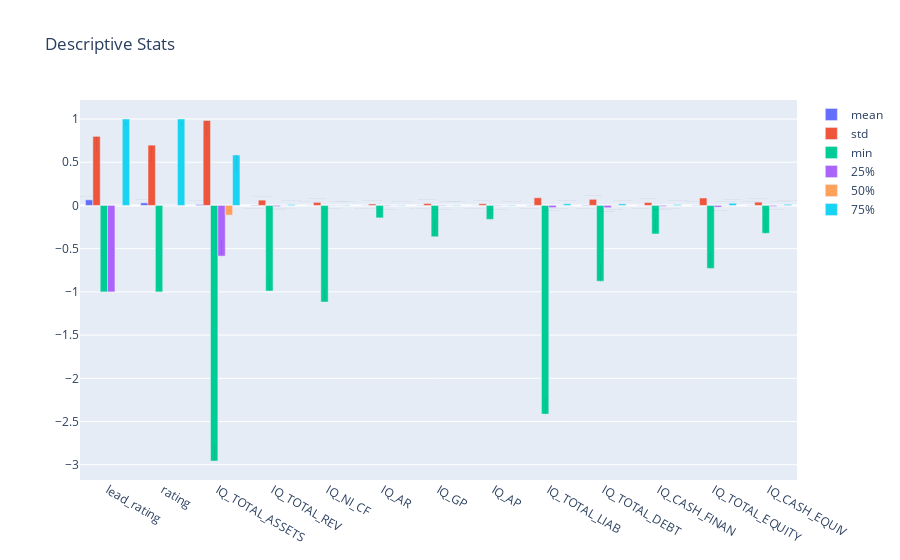

The notebook cell this image was saved under:
### Code cell
desc_stats = tot_df_clean.describe().iloc[1:]
fig = go.Figure() 

for i in range(0, 6): 

    fig.add_trace(go.Bar(x = desc_stats.columns, 
                    y = desc_stats.iloc[i], 
                    name = desc_stats.index[i], 
                        text = desc_stats.iloc[i], 
                        textposition = 'auto') ) 

fig.update_layout(title = 'Descriptive Stats') 

fig.show()

### Figure 1 — Plotly figure (JSON) as saved in the notebook; plotly's stock layout.template omitted (floating-point values rounded to 4 significant figures)
{"data": [{"name": "mean", "text": [0.06498, 0.02974, 0.01019, -0.003715, 0.000167, -0.001168, -0.001198, -0.0001979, -0.003039, -0.003848, -0.0005877, 0.002327, 0.001046], "textposition": "auto", "type": "bar", "x": ["lead_rating", "rating", "IQ_TOTAL_ASSETS", "IQ_TOTAL_REV", "IQ_NI_CF", "IQ_AR", "IQ_GP ", "IQ_AP", "IQ_TOTAL_LIAB", "IQ_TOTAL_DEBT", "IQ_CASH_FINAN", "IQ_TOTAL_EQUITY", "IQ_CASH_EQUIV"], "y": [0.06498, 0.02974, 0.01019, -0.003715, 0.000167, -0.001168, -0.001198, -0.0001979, -0.003039, -0.003848, -0.0005877, 0.002327, 0.001046]}, {"name": "std", "text": [0.7989, 0.6973, 0.9827, 0.06137, 0.03507, 0.0167, 0.02224, 0.01899, 0.08888, 0.07048, 0.03353, 0.0858, 0.03781], "textposition": "auto", "type": "bar", "x": ["lead_rating", "rating", "IQ_TOTAL_ASSETS", "IQ_TOTAL_REV", "IQ_NI_CF", "IQ_AR", "IQ_GP ", "IQ_AP", "IQ_TOTAL_LIAB", "IQ_TOTAL_DEBT", "IQ_CASH_FINAN", "IQ_TOTAL_EQUITY", "IQ_CASH_EQUIV"], "y": [0.7989, 0.6973, 0.9827, 0.06137, 0.03507, 0.0167, 0.02224, 0.01899, 0.08888, 0.07048, 0.03353, 0.0858, 0.03781]}, {"name": "min", "text": [-1, -1, -2.957, -0.9901, -1.117, -0.1437, -0.3622, -0.1611, -2.414, -0.8766, -0.33, -0.7287, -0.3223], "textposition": "auto", "type": "bar", "x": ["lead_rating", "rating", "IQ_TOTAL_ASSETS", "IQ_TOTAL_REV", "IQ_NI_CF", "IQ_AR", "IQ_GP ", "IQ_AP", "IQ_TOTAL_LIAB", "IQ_TOTAL_DEBT", "IQ_CASH_FINAN", "IQ_TOTAL_EQUITY", "IQ_CASH_EQUIV"], "y": [-1, -1, -2.957, -0.9901, -1.117, -0.1437, -0.3622, -0.1611, -2.414, -0.8766, -0.33, -0.7287, -0.3223]}, {"name": "25%", "text": [-1, 0, -0.5856, -0.01189, -0.00281, -0.005165, -0.004679, -0.004515, -0.02494, -0.02619, -0.01057, -0.01924, -0.01089], "textposition": "auto", "type": "bar", "x": ["lead_rating", "rating", "IQ_TOTAL_ASSETS", "IQ_TOTAL_REV", "IQ_NI_CF", "IQ_AR", "IQ_GP ", "IQ_AP", "IQ_TOTAL_LIAB", "IQ_TOTAL_DEBT", "IQ_CASH_FINAN", "IQ_TOTAL_EQUITY", "IQ_CASH_EQUIV"], "y": [-1, 0, -0.5856, -0.01189, -0.00281, -0.005165, -0.004679, -0.004515, -0.02494, -0.02619, -0.01057, -0.01924, -0.01089]}, {"name": "50%", "text": [0, 0, -0.1123, -0.0001074, 0.0005299, 0, 0.0004233, 5.976e-05, -0.00153, -0.003744, -0.0001478, 0.001459, 0.0009099], "textposition": "auto", "type": "bar", "x": ["lead_rating", "rating", "IQ_TOTAL_ASSETS", "IQ_TOTAL_REV", "IQ_NI_CF", "IQ_AR", "IQ_GP ", "IQ_AP", "IQ_TOTAL_LIAB", "IQ_TOTAL_DEBT", "IQ_CASH_FINAN", "IQ_TOTAL_EQUITY", "IQ_CASH_EQUIV"], "y": [0, 0, -0.1123, -0.0001074, 0.0005299, 0, 0.0004233, 5.976e-05, -0.00153, -0.003744, -0.0001478, 0.001459, 0.0009099]}, {"name": "75%", "text": [1, 1, 0.5833, 0.01013, 0.004295, 0.004341, 0.004604, 0.004867, 0.01877, 0.01768, 0.009485, 0.02492, 0.01263], "textposition": "auto", "type": "bar", "x": ["lead_rating", "rating", "IQ_TOTAL_ASSETS", "IQ_TOTAL_REV", "IQ_NI_CF", "IQ_AR", "IQ_GP ", "IQ_AP", "IQ_TOTAL_LIAB", "IQ_TOTAL_DEBT", "IQ_CASH_FINAN", "IQ_TOTAL_EQUITY", "IQ_CASH_EQUIV"], "y": [1, 1, 0.5833, 0.01013, 0.004295, 0.004341, 0.004604, 0.004867, 0.01877, 0.01768, 0.009485, 0.02492, 0.01263]}], "layout": {"title": {"text": "Descriptive Stats"}}}
